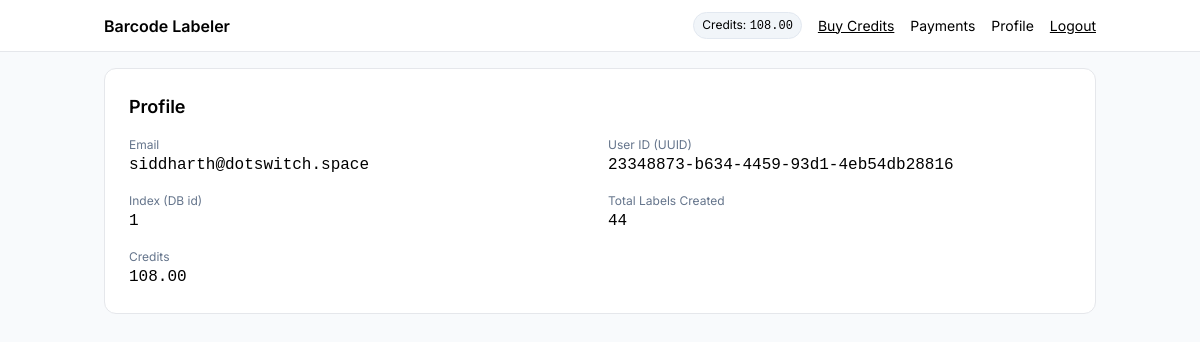
The page /accounts/profile/ (signed in) on the database its author committed.
### accounts/models.py (models this page shows, shortened)
class User(AbstractUser):
    username = None
    email = models.EmailField(unique=True)
    public_id = models.UUIDField(default=uuid.uuid4, editable=False, unique=True)
    credits = models.DecimalField(max_digits=10, decimal_places=2, default=0)
    USERNAME_FIELD = "email"
    REQUIRED_FIELDS = []
    objects = UserManager()

### accounts/views.py (the view)
# urls.py: path("profile/", profile_view, name="profile"),
@login_required
def profile_view(request):
    label_count = Label.objects.filter(user=request.user).count()
    return render(request, "accounts/profile.html", {
        "email": request.user.email,
        "public_id": getattr(request.user, "public_id", None),
        "index_id": request.user.id,
        "label_count": label_count,
        "credits": request.user.credits,
    })

### templates/accounts/profile.html (shortened to what this page needs)
{% extends "base.html" %}
{% block content %}
<div class="bg-white p-6 border rounded-xl">
  <h1 class="text-lg font-semibold mb-4">Profile</h1>
  <div class="grid grid-cols-1 md:grid-cols-2 gap-4">
    <div>
      <div class="text-xs text-slate-500">Email</div>
      <div class="font-mono">{{ email }}</div>
    </div>
    <div>
      <div class="text-xs text-slate-500">User ID (UUID)</div>
      <div class="font-mono">{{ public_id }}</div>
    </div>
    <div>
      <div class="text-xs text-slate-500">Index (DB id)</div>
      <div class="font-mono">{{ index_id }}</div>
    </div>
    <div>
        <div class="text-xs text-slate-500">Total Labels Created</div>
        <div class="font-mono">{{ label_count }}</div>
    </div>
    <div>
        <div class="text-xs text-slate-500">Credits</div>
        <div class="font-mono">{{ credits }}</div>
    </div>
  </div>
</div>
{% endblock %}

### templates/base.html (shortened to what this page needs)
<!doctype html>
<html>
<head>
  <script src="https://cdn.tailwindcss.com"></script>
</head>
<body class="bg-slate-50 min-h-screen" style="font-family: Inter, system-ui, sans-serif;">
<header class="bg-white border-b">
  <div class="max-w-5xl mx-auto px-4 py-3 flex justify-between items-center">
    <a href="/" class="font-semibold">Barcode Labeler</a>
    <nav class="text-sm flex items-center gap-4">
        {% if user.is_authenticated %}
            <span class="inline-flex items-center gap-1 text-xs">
            <span class="px-2 py-1 rounded-full bg-slate-100 border border-slate-200">
            Credits:
            <span id="creditsCount" class="font-mono">
            {{ request.user.credits|default:0 }}
            </span>
            </span>
            </span>
            <a href="/accounts/buy-credits/" class="underline">Buy Credits</a>
            <a href="/accounts/payments/">Payments</a>
            <a href="/accounts/profile/">Profile</a>
            <form action="{% url 'logout' %}" method="post" class="inline">
            <button type="submit" class="underline">Logout</button>
            </form>
        {% else %}
            <a href="{% url 'login' %}">Login</a>
            <a href="/accounts/signup/">Sign up</a>
        {% endif %}
    </nav>
  </div>
</header>
<main class="max-w-5xl mx-auto p-4">
  {% block content %}{% endblock %}
</main>
</body>
</html>

### rows shown on the page
User: user.credits "108.00", email "siddharth@dotswitch.space", public "23348873-b634-4459-93d1-4eb54db28816", credits "108.00"

### other values the page prints
{{ index_id }} "1"
{{ label_count }} "44"
